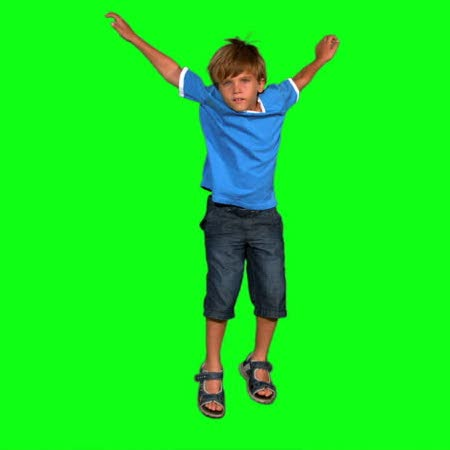
#> input picture 5.1/kid-green.jpg, 450 x 450 px, found by its file name
$ python image_open.py
#> lines starting #> are read from the running program, lines starting #| are printed output that depends on the picture
### 5.1/coolcolors.py
def is_green(r, g, b):
    if r <= 24 and g <= 255 and b <= 24:
        return("green")
    if r <= 24 and g <= 24 and b <= 255:
        return("blue")
    if r <= 255 and g <= 24 and b <= 24:
        return("red")
    if 230 < r <= 255 and 230 < g <= 255 and 230 < b <= 255:
        return("white")
    if 25 > r <= 255 and 25 > g <= 255 and 25 > b <= 255:
        return("black")
    if 230 < r <= 255 and 230 < g <= 255 and 25 > b >= 0:
        return("yellow")
    if 230 < r <= 255 and 25 > g >= 0 and 230 < b <= 255:
        return("magenta")

### 5.1/image_open.py
from PIL import Image
import coolcolors

image_green = Image.open("5.1/kid-green.jpg").load()
image_beach = Image.open("5.1/beach.jpg").load()
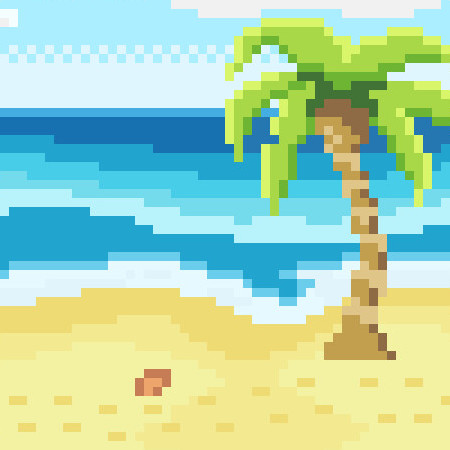
#> input picture 5.1/beach.jpg, 450 x 450 px, found by its file name

image_output = Image.open("5.1/kid-green.jpg")
#> image_output is the input picture: PIL image 450x450 RGB; mean R, G, B 23.4, 232.5, 32.8

width = image_output.width
#> width = 450
height = image_output.height
#> height = 450

for x in range(width):
    for y in range(height):
        im_r = image_green[x,y][0]
        im_g = image_green[x,y][1]
        im_b = image_green[x,y][2]

        if coolcolors.is_green(im_r, im_g, im_b) == "green":
            beach_colour = image_beach[x,y]
            image_output.putpixel((x,y), beach_colour)
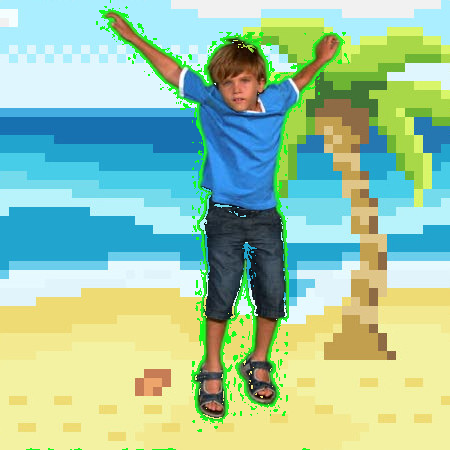
#> image_output: PIL image 450x450 RGB; mean R, G, B 157.8, 199, 166.6

image_output.save("output.png", "png")
